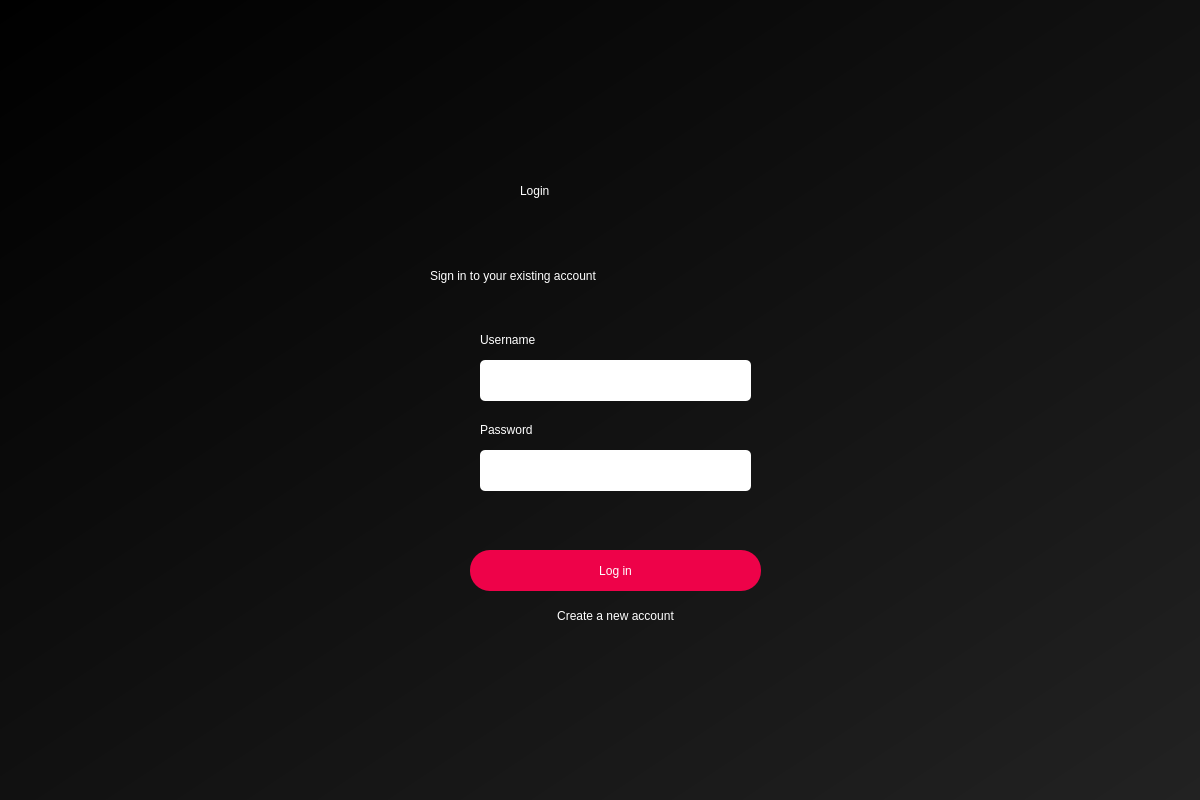
<?xml version="1.0" encoding="UTF-8"?>
<ui version="4.0">
 <class>Dialog</class>
 <widget class="QDialog" name="Dialog">
  <property name="geometry">
   <rect>
    <x>0</x>
    <y>0</y>
    <width>1200</width>
    <height>800</height>
   </rect>
  </property>
  <property name="windowTitle">
   <string>Login</string>
  </property>
  <property name="windowIcon">
   <iconset>
    <normaloff>../images/wiki_icon.png</normaloff>../images/wiki_icon.png</iconset>
  </property>
  <widget class="QWidget" name="bgwidget" native="true">
   <property name="geometry">
    <rect>
     <x>0</x>
     <y>0</y>
     <width>1200</width>
     <height>800</height>
    </rect>
   </property>
   <property name="styleSheet">
    <string notr="true">QWidget#bgwidget{
background-color: rgb(18, 18, 18);
background-color: qlineargradient(spread:pad, x1:0, y1:0, x2:1, y2:1, stop:0 rgba(0, 0, 0, 255), stop:1 rgba(34, 34, 34, 255));}
</string>
   </property>
   <widget class="QLabel" name="login_label">
    <property name="geometry">
     <rect>
      <x>520</x>
      <y>130</y>
      <width>191</width>
      <height>121</height>
     </rect>
    </property>
    <property name="styleSheet">
     <string notr="true">color: rgb(255, 255, 255);
font: 48pt &quot;MS Shell Dlg 2&quot;;</string>
    </property>
    <property name="text">
     <string>Login</string>
    </property>
   </widget>
   <widget class="QLabel" name="sign_in_label">
    <property name="geometry">
     <rect>
      <x>430</x>
      <y>250</y>
      <width>391</width>
      <height>51</height>
     </rect>
    </property>
    <property name="styleSheet">
     <string notr="true">font: 16pt &quot;MS Shell Dlg 2&quot;;

color: rgb(255, 255, 255);</string>
    </property>
    <property name="text">
     <string>Sign in to your existing account</string>
    </property>
   </widget>
   <widget class="QPushButton" name="login_button">
    <property name="geometry">
     <rect>
      <x>470</x>
      <y>550</y>
      <width>291</width>
      <height>41</height>
     </rect>
    </property>
    <property name="cursor">
     <cursorShape>PointingHandCursor</cursorShape>
    </property>
    <property name="styleSheet">
     <string notr="true">border-radius: 20px;
background-color: rgb(238, 2, 73);
font: 14pt &quot;MS Shell Dlg 2&quot;;
color: rgb(255, 255, 255);</string>
    </property>
    <property name="text">
     <string>Log in</string>
    </property>
   </widget>
   <widget class="QLineEdit" name="username_line_edit">
    <property name="geometry">
     <rect>
      <x>480</x>
      <y>360</y>
      <width>271</width>
      <height>41</height>
     </rect>
    </property>
    <property name="styleSheet">
     <string notr="true">border-radius: 5px;
font: 12pt &quot;MS Shell Dlg 2&quot;;
padding: 0px 10px;</string>
    </property>
   </widget>
   <widget class="QLineEdit" name="password_line_edit">
    <property name="geometry">
     <rect>
      <x>480</x>
      <y>450</y>
      <width>271</width>
      <height>41</height>
     </rect>
    </property>
    <property name="styleSheet">
     <string notr="true">border-radius: 5px;
font: 12pt &quot;MS Shell Dlg 2&quot;;
padding: 0px 10px;</string>
    </property>
   </widget>
   <widget class="QLabel" name="username_label">
    <property name="geometry">
     <rect>
      <x>480</x>
      <y>330</y>
      <width>91</width>
      <height>19</height>
     </rect>
    </property>
    <property name="styleSheet">
     <string notr="true">color: rgb(255, 255, 255);
font: 10pt &quot;MS Shell Dlg 2&quot;;</string>
    </property>
    <property name="text">
     <string>Username</string>
    </property>
   </widget>
   <widget class="QLabel" name="password_label">
    <property name="geometry">
     <rect>
      <x>480</x>
      <y>420</y>
      <width>91</width>
      <height>19</height>
     </rect>
    </property>
    <property name="styleSheet">
     <string notr="true">color: rgb(255, 255, 255);
font: 10pt &quot;MS Shell Dlg 2&quot;;</string>
    </property>
    <property name="text">
     <string>Password</string>
    </property>
   </widget>
   <widget class="QLabel" name="error_label">
    <property name="geometry">
     <rect>
      <x>480</x>
      <y>510</y>
      <width>271</width>
      <height>31</height>
     </rect>
    </property>
    <property name="styleSheet">
     <string notr="true">font: 10pt &quot;Roboto&quot;;
color: rgb(255, 0, 0);</string>
    </property>
    <property name="text">
     <string/>
    </property>
   </widget>
   <widget class="QPushButton" name="sign_up_button">
    <property name="geometry">
     <rect>
      <x>515</x>
      <y>600</y>
      <width>201</width>
      <height>31</height>
     </rect>
    </property>
    <property name="cursor">
     <cursorShape>PointingHandCursor</cursorShape>
    </property>
    <property name="styleSheet">
     <string notr="true">border-radius: 20px;
background-color: rgba(238, 2, 73, 0);
font: 12pt &quot;MS Shell Dlg 2&quot;;
color: rgb(255, 255, 255);</string>
    </property>
    <property name="text">
     <string>Create a new account</string>
    </property>
   </widget>
  </widget>
 </widget>
 <resources/>
 <connections/>
</ui>
